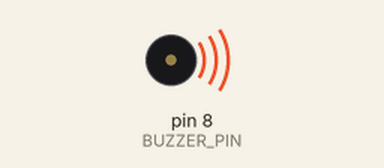
Simulated run of this sketch. Board: Arduino Uno, built with avr-gcc and run on an emulated ATmega328P. On the bench: buzzer (waves = sounding).

Above: at 0.1 s.
At 16.6 s:
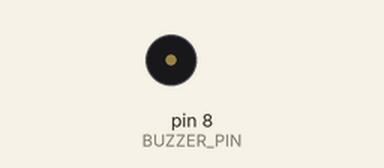
Timing chart, 0 to 18.1 s (numbered marks = the images above):
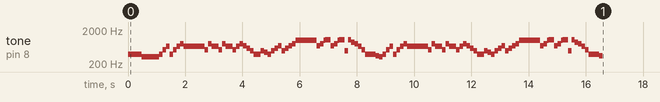

The sketch:

polka_dziadek.ino
```cpp
#define  BUZZER_PIN 8 //definicja pinu buzzera

//nutki!
#define NOTE_E4  330
#define NOTE_F4  349
#define NOTE_G4  392
#define NOTE_A4  440
#define NOTE_H4  494
#define NOTE_C5  523
#define NOTE_D5  587
#define NOTE_E5  659
#define NOTE_F5  698
#define NOTE_G5  784
#define NOTE_A5  880
#define NOTE_H5  988
#define NOTE_C6  1047

//tempo 122 bmp
#define NOTE_SIXTEENTH      122                 // milliseconds
#define NOTE_32             NOTE_SIXTEENTH/2    // milliseconds
#define NOTE_EIGHTH         2*NOTE_SIXTEENTH    // milliseconds
#define NOTE_DOTTED_EIGHTH  3*NOTE_SIXTEENTH    // milliseconds
#define NOTE_QUARTER        4*NOTE_SIXTEENTH    // milliseconds
#define NOTE_DOTTED_QUARTER 6*NOTE_SIXTEENTH    // milliseconds
#define NOTE_HALF           8*NOTE_SIXTEENTH    // milliseconds
#define NOTE_DOTTED_HALF    12*NOTE_SIXTEENTH   // milliseconds
#define NOTE_WHOLE          16*NOTE_SIXTEENTH   // milliseconds
#define NOTE_DOTTED_WHOLE   24*NOTE_SIXTEENTH   // milliseconds


void setup() {
  pinMode(BUZZER_PIN, OUTPUT);

  //muza
  intro();
  first();
  first();
}

void loop() {}

void play(unsigned int frequency, unsigned long duration) {
  tone(BUZZER_PIN, frequency);
  delay(duration);
  noTone(BUZZER_PIN);
}

void play_Pause(int czas) {
  noTone(BUZZER_PIN);
  delay(czas);
}

void intro(){
  play(NOTE_G4, NOTE_QUARTER);
  play(NOTE_E4, NOTE_QUARTER);
}

void first(){
  play(NOTE_E4, NOTE_SIXTEENTH);
  play(NOTE_G4, NOTE_SIXTEENTH);
  play(NOTE_C5, NOTE_SIXTEENTH);
  play(NOTE_E5, NOTE_SIXTEENTH);
  play(NOTE_G4, NOTE_SIXTEENTH);
  play(NOTE_C5, NOTE_SIXTEENTH);
  play(NOTE_E5, NOTE_SIXTEENTH);
  play(NOTE_G5, NOTE_SIXTEENTH);

  play(NOTE_E5, NOTE_EIGHTH);
  play(NOTE_E5, NOTE_EIGHTH);
  play(NOTE_E5, NOTE_EIGHTH);

  play(NOTE_C5, NOTE_SIXTEENTH);
  play(NOTE_G5, NOTE_SIXTEENTH);

  play(NOTE_E5, NOTE_EIGHTH);

  play(NOTE_C5, NOTE_SIXTEENTH);
  play(NOTE_G5, NOTE_SIXTEENTH);

  play(NOTE_E5, NOTE_EIGHTH);

  play(NOTE_C5, NOTE_SIXTEENTH);
  play(NOTE_E5, NOTE_SIXTEENTH);

  play(NOTE_G5, NOTE_SIXTEENTH);
  play(NOTE_F5, NOTE_SIXTEENTH);
  play(NOTE_D5, NOTE_SIXTEENTH);
  play(NOTE_H4, NOTE_SIXTEENTH);

  play(NOTE_G4, NOTE_EIGHTH);

  play(NOTE_H4, NOTE_SIXTEENTH);
  play(NOTE_A4, NOTE_SIXTEENTH);

  play(NOTE_G4, NOTE_SIXTEENTH);
  play(NOTE_H4, NOTE_SIXTEENTH);
  play(NOTE_D5, NOTE_SIXTEENTH);
  play(NOTE_F5, NOTE_SIXTEENTH);
  play(NOTE_H4, NOTE_SIXTEENTH);
  play(NOTE_D5, NOTE_SIXTEENTH);
  play(NOTE_F5, NOTE_SIXTEENTH);
  play(NOTE_G5, NOTE_SIXTEENTH);

  play(NOTE_H5, NOTE_EIGHTH);
  play(NOTE_H5, NOTE_EIGHTH);
  play(NOTE_H5, NOTE_EIGHTH);

  play(NOTE_F5, NOTE_SIXTEENTH);
  play(NOTE_G5, NOTE_SIXTEENTH);

  play(NOTE_H5, NOTE_32);
  play(NOTE_C6, NOTE_32);

  play(NOTE_C6, NOTE_SIXTEENTH);
  play(NOTE_F5, NOTE_SIXTEENTH);
  play(NOTE_G5, NOTE_SIXTEENTH);

  play(NOTE_H5, NOTE_32);
  play(NOTE_C6, NOTE_32);

  play(NOTE_C6, NOTE_SIXTEENTH);
  play(NOTE_H4, NOTE_SIXTEENTH);
  play(NOTE_C6, NOTE_SIXTEENTH);

  play(NOTE_A5, NOTE_SIXTEENTH);
  play(NOTE_G5, NOTE_SIXTEENTH);
  play(NOTE_E5, NOTE_SIXTEENTH);
  play(NOTE_C5, NOTE_SIXTEENTH);

  play(NOTE_G4, NOTE_EIGHTH);

  play(NOTE_G4, NOTE_SIXTEENTH);
  play(NOTE_F4, NOTE_SIXTEENTH);
}
```
